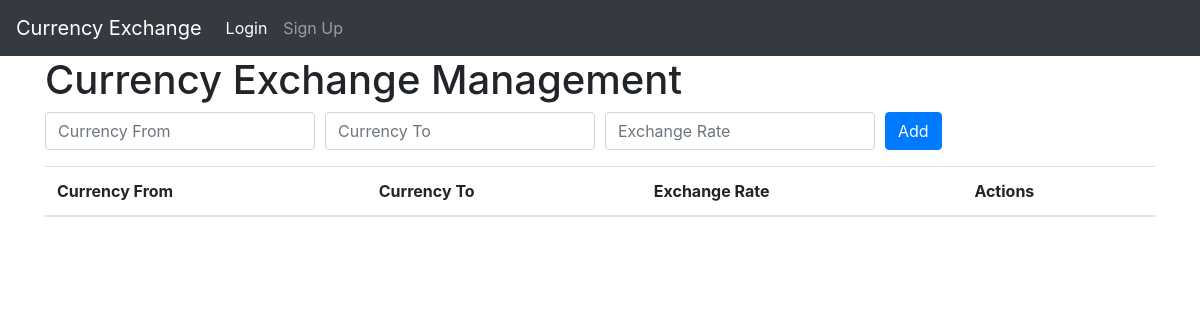
Page /rate.php on the earlier database version.
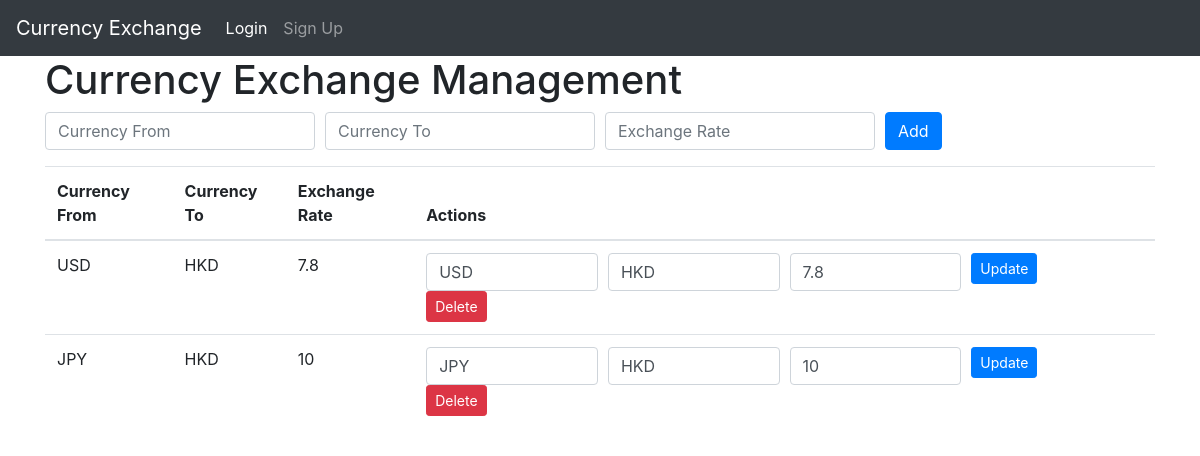
Same page on the later database version.
### tables this page shows
CREATE TABLE exchange_rates (
    id INTEGER PRIMARY KEY AUTOINCREMENT,
    currency_from TEXT,
    currency_to TEXT,
    exchange_rate REAL
);

### rate.php (the view, shortened to what this page needs)
<?php include("header.php"); ?>
  <?php
 $db = new SQLite3('database.db');
  function getExchangeRates($db) {
    $query = "SELECT * FROM exchange_rates";
    $result = $db->query($query);
    $exchangeRates = [];
    while ($row = $result->fetchArray(SQLITE3_ASSOC)) {
      $exchangeRates[] = $row;
    }
    return $exchangeRates;
  }
  $exchangeRates = getExchangeRates($db);
  ?>
  <div class="container">
    <h1>Currency Exchange Management</h1>
    <form method="POST" class="mb-3">
      <div class="form-row">
        <div class="col">
          <input type="text" class="form-control" placeholder="Currency From" name="currency-from" required>
        </div>
        <div class="col">
          <input type="text" class="form-control" placeholder="Currency To" name="currency-to" required>
        </div>
        <div class="col">
          <input type="number" step="0.01" class="form-control" placeholder="Exchange Rate" name="exchange-rate" required>
        </div>
        <div class="col">
          <button type="submit" name="add" class="btn btn-primary">Add</button>
        </div>
      </div>
    </form>
    <table class="table">
      <thead>
        <tr>
          <th>Currency From</th>
          <th>Currency To</th>
          <th>Exchange Rate</th>
          <th>Actions</th>
        </tr>
      </thead>
      <tbody>
        <?php foreach ($exchangeRates as $exchangeRate): ?>
          <tr>
            <td><?php echo $exchangeRate['currency_from']; ?></td>
            <td><?php echo $exchangeRate['currency_to']; ?></td>
            <td><?php echo $exchangeRate['exchange_rate']; ?></td>
            <td>
              <form method="POST" class="d-inline-block">
                <div class="form-row">
                  <div class="col">
                    <input type="text" class="form-control" name="currency-from" value="<?php echo $exchangeRate['currency_from']; ?>" required>
                  </div>
                  <div class="col">
                    <input type="text" class="form-control" name="currency-to" value="<?php echo $exchangeRate['currency_to']; ?>" required>
                  </div>
                  <div class="col">
                    <input type="number" step="0.01" class="form-control" name="exchange-rate" value="<?php echo $exchangeRate['exchange_rate']; ?>" required>
                  </div>
                  <div class="col">
                    <button type="submit" name="update" class="btn btn-primary btn-sm">Update</button>
                  </div>
                </div>
              </form>              <form method="POST" class="d-inline-block">
                <button type="submit" name="delete" class="btn btn-danger btn-sm">Delete</button>
              </form>
            </td>
          </tr>
        <?php endforeach; ?>
      </tbody>
    </table>
  </div>
  <?php include("footer.php"); ?>

Differences in the rows shown:
added exchange_rates: currency_from "USD", currency_to "HKD", exchange_rate "7.8", currency-from "USD", currency-to "HKD", exchange-rate "7.8"
added exchange_rates: currency_from "JPY", currency_to "HKD", exchange_rate "10", currency-from "JPY", currency-to "HKD", exchange-rate "10"
